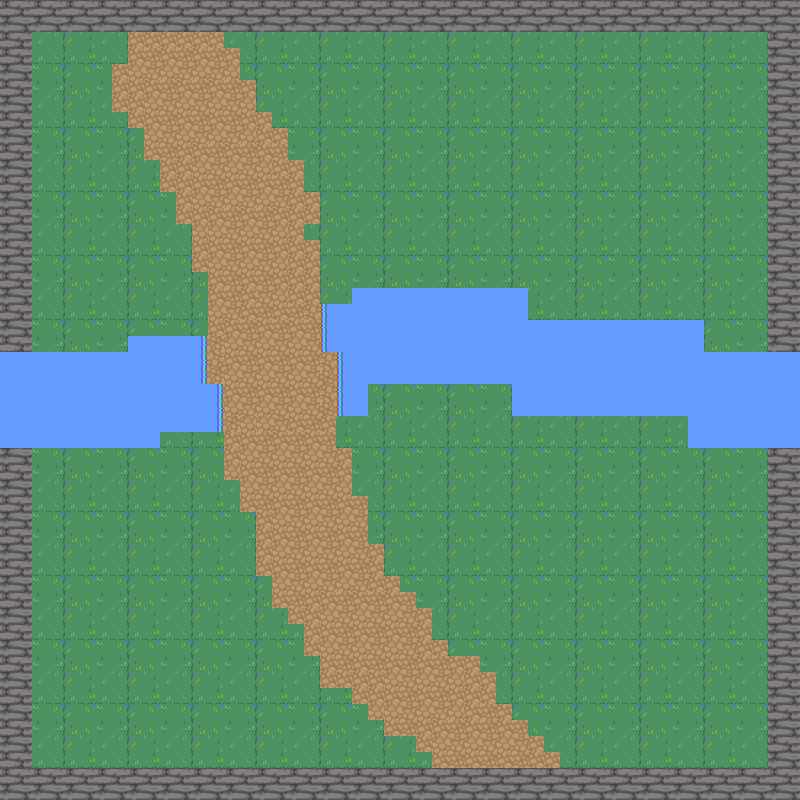

This game map was drawn from its Tiled (.tmx) file and the tilesets committed beside it. A one-line description and the trimmed map source follow:
An orthogonal 50x50 tile map with 16x16 px tiles, 4 tile layers (background, walls, water, path) and 1 object (player).

<map version="1.8" tiledversion="1.8.2" orientation="orthogonal" renderorder="right-down" width="50" height="50" tilewidth="16" tileheight="16" infinite="0" nextlayerid="6" nextobjectid="2">
 <tileset firstgid="1" source="nature.tsx" />
 <layer id="1" name="background" width="50" height="50">
  <data>[2500 cells, 2500 non-empty, 16 distinct tile ids]</data>
 </layer>
 <layer id="2" name="walls" width="50" height="50">
  <data>[2500 cells, 372 non-empty, 4 distinct tile ids]</data>
 </layer>
 <layer id="3" name="water" width="50" height="50">
  <data>[2500 cells, 316 non-empty, 4 distinct tile ids]</data>
 </layer>
 <layer id="4" name="path" width="50" height="50">
  <data>[2500 cells, 385 non-empty, 17 distinct tile ids]</data>
 </layer>
 <objectgroup id="5" name="Objects">
  <object id="1" name="player" x="444" y="476">
   <point />
  </object>
 </objectgroup>
</map>
